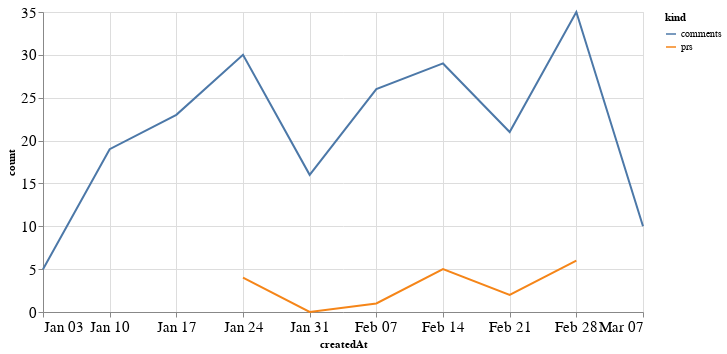

Source (notebook cell):
### Code cell
alt.Chart(total_time, width=600).mark_line().encode(
    x='createdAt',
    y='count',
    color='kind'
)

### Figure 1 — Vega-Lite specification as saved in the notebook (floating-point values rounded to 4 significant figures)
{"config": {"axisLeft": {"labelFontSize": 15}, "axisBottom": {"labelFontSize": 15}}, "data": {"name": "data-54aead461b6d38f4671450621e870525"}, "mark": "line", "encoding": {"color": {"type": "nominal", "field": "kind"}, "x": {"type": "temporal", "field": "createdAt"}, "y": {"type": "quantitative", "field": "count"}}, "width": 600, "$schema": "https://vega.github.io/schema/vega-lite/v4.8.1.json", "datasets": {"data-54aead461b6d38f4671450621e870525": [{"createdAt": "2021-01-24T00:00:00", "kind": "prs", "count": 4.0}, {"createdAt": "2021-01-31T00:00:00", "kind": "prs", "count": 0.0}, {"createdAt": "2021-02-07T00:00:00", "kind": "prs", "count": 1.0}, {"createdAt": "2021-02-14T00:00:00", "kind": "prs", "count": 5.0}, {"createdAt": "2021-02-21T00:00:00", "kind": "prs", "count": 2.0}, {"createdAt": "2021-02-28T00:00:00", "kind": "prs", "count": 6.0}, {"createdAt": "2021-01-03T00:00:00", "kind": "prs", "count": null}, {"createdAt": "2021-01-10T00:00:00", "kind": "prs", "count": null}, {"createdAt": "2021-01-17T00:00:00", "kind": "prs", "count": null}, {"createdAt": "2021-03-07T00:00:00", "kind": "prs", "count": null}, {"createdAt": "2021-01-24T00:00:00", "kind": "comments", "count": 30.0}, {"createdAt": "2021-01-31T00:00:00", "kind": "comments", "count": 16.0}, {"createdAt": "2021-02-07T00:00:00", "kind": "comments", "count": 26.0}, {"createdAt": "2021-02-14T00:00:00", "kind": "comments", "count": 29.0}, {"createdAt": "2021-02-21T00:00:00", "kind": "comments", "count": 21.0}, {"createdAt": "2021-02-28T00:00:00", "kind": "comments", "count": 35.0}, {"createdAt": "2021-01-03T00:00:00", "kind": "comments", "count": 5.0}, {"createdAt": "2021-01-10T00:00:00", "kind": "comments", "count": 19.0}, {"createdAt": "2021-01-17T00:00:00", "kind": "comments", "count": 23.0}, {"createdAt": "2021-03-07T00:00:00", "kind": "comments", "count": 10.0}]}}
